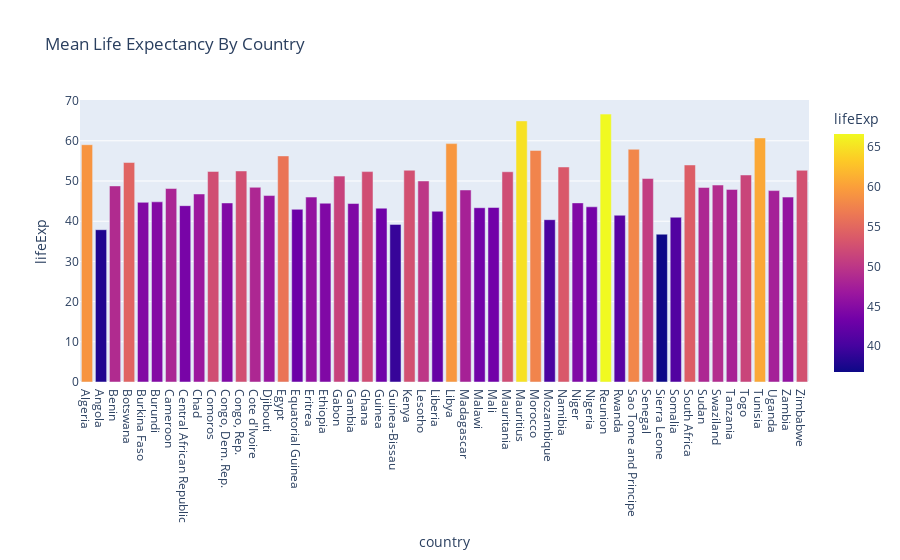

Notebook code for this chart:
### Markdown cell above
### Africa

### Code cell
africa_life_expectancy = get_life_expectancy_mean_by_country(africa)
plot_and_show_life_expectancy_mean_by_country(africa_life_expectancy)

### Figure 1 — Plotly figure (JSON) as saved in the notebook; plotly's stock layout.template omitted (floating-point values rounded to 4 significant figures)
{"data": [{"alignmentgroup": "True", "hovertemplate": "country=%{x}<br>lifeExp=%{marker.color}<extra></extra>", "legendgroup": "", "marker": {"color": [59.03, 37.88, 48.78, 54.6, 44.69, 44.82, 48.13, 43.87, 46.77, 52.38, 44.54, 52.5, 48.44, 46.38, 56.24, 42.96, 46.0, 44.48, 51.22, 44.4, 52.34, 43.24, 39.21, 52.68, 50.01, 42.48, 59.3, 47.77, 43.35, 43.41, 52.3, 64.95, 57.61, 40.38, 53.49, 44.56, 43.58, 66.64, 41.48, 57.9, 50.63, 36.77, 40.99, 53.99, 48.4, 49.0, 47.91, 51.5, 60.72, 47.62, 46.0, 52.66], "coloraxis": "coloraxis", "pattern": {"shape": ""}}, "name": "", "offsetgroup": "", "orientation": "v", "showlegend": false, "textposition": "auto", "type": "bar", "x": ["Algeria", "Angola", "Benin", "Botswana", "Burkina Faso", "Burundi", "Cameroon", "Central African Republic", "Chad", "Comoros", "Congo, Dem. Rep.", "Congo, Rep.", "Cote d'Ivoire", "Djibouti", "Egypt", "Equatorial Guinea", "Eritrea", "Ethiopia", "Gabon", "Gambia", "Ghana", "Guinea", "Guinea-Bissau", "Kenya", "Lesotho", "Liberia", "Libya", "Madagascar", "Malawi", "Mali", "Mauritania", "Mauritius", "Morocco", "Mozambique", "Namibia", "Niger", "Nigeria", "Reunion", "Rwanda", "Sao Tome and Principe", "Senegal", "Sierra Leone", "Somalia", "South Africa", "Sudan", "Swaziland", "Tanzania", "Togo", "Tunisia", "Uganda", "Zambia", "Zimbabwe"], "xaxis": "x", "y": [59.03, 37.88, 48.78, 54.6, 44.69, 44.82, 48.13, 43.87, 46.77, 52.38, 44.54, 52.5, 48.44, 46.38, 56.24, 42.96, 46.0, 44.48, 51.22, 44.4, 52.34, 43.24, 39.21, 52.68, 50.01, 42.48, 59.3, 47.77, 43.35, 43.41, 52.3, 64.95, 57.61, 40.38, 53.49, 44.56, 43.58, 66.64, 41.48, 57.9, 50.63, 36.77, 40.99, 53.99, 48.4, 49.0, 47.91, 51.5, 60.72, 47.62, 46.0, 52.66], "yaxis": "y"}], "layout": {"barmode": "relative", "coloraxis": {"colorbar": {"title": {"text": "lifeExp"}}, "colorscale": [[0, "#0d0887"], [0.1111, "#46039f"], [0.2222, "#7201a8"], [0.3333, "#9c179e"], [0.4444, "#bd3786"], [0.5556, "#d8576b"], [0.6667, "#ed7953"], [0.7778, "#fb9f3a"], [0.8889, "#fdca26"], [1, "#f0f921"]]}, "legend": {"tracegroupgap": 0}, "title": {"text": "Mean Life Expectancy By Country"}, "xaxis": {"anchor": "y", "domain": [0, 1], "title": {"text": "country"}}, "yaxis": {"anchor": "x", "domain": [0, 1], "title": {"text": "lifeExp"}}}}
